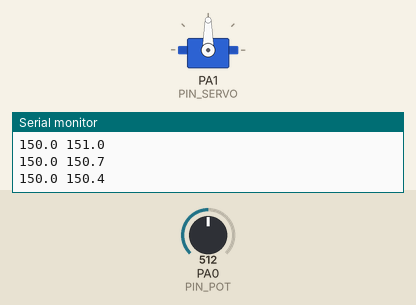
This sketch was run on a simulated STM32 Blue Pill. On the bench: servo, the last lines printed to the serial monitor. The test bench sets the inputs (shaded band); at power-on: PA0 (PIN_POT) = 512 (analog values on the 0–1023 scale).

Above: at 1.2 s.
1.3 s: PA0 (PIN_POT) set to 716
At 3.7 s:
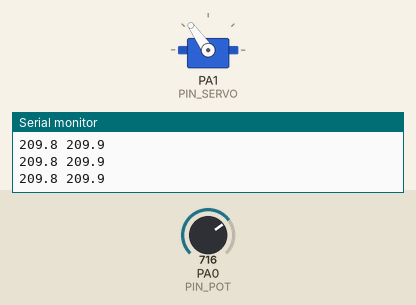
4.3 s: PA0 (PIN_POT) set to 1023
At 6.5 s:
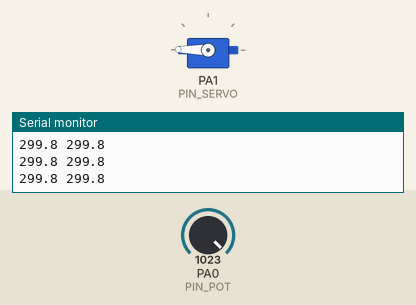
6.9 s: PA0 (PIN_POT) set to 900
At 8.7 s:
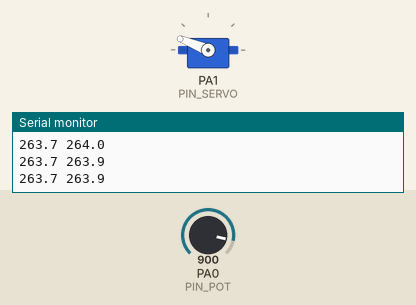
9.9 s: PA0 (PIN_POT) set to 511
12.9 s: PA0 (PIN_POT) set to 306
At 15.6 s:
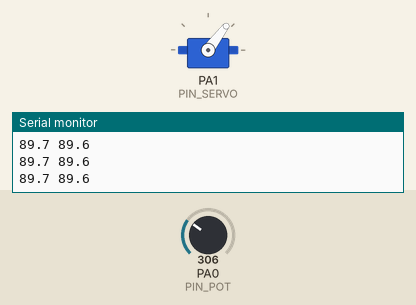
15.9 s: PA0 (PIN_POT) set to 170
Timing chart, 0 to 19.2 s (numbered marks = the images above; inputs shaded):
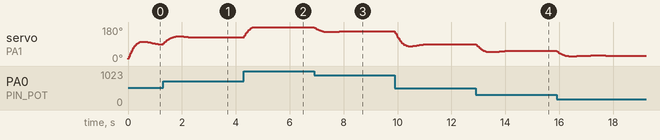

The sketch:

sketch.ino
```cpp
/*
 * Real-Time Motor Control - LIVE closed-loop speed control demo (Wokwi)
 * Board: STM32 Blue Pill  (STM32F103C8, ARM Cortex-M3)
 *
 * - Turn the POTENTIOMETER  -> sets the target speed (0..300 rad/s)
 * - Watch the SERVO needle  -> live "speedometer" tracking the motor
 * - Open Serial Plotter     -> setpoint vs. measured speed, live
 *
 * Baud: 115200.  If the plot is blank, change Serial -> Serial1 below.
 */

#include <Servo.h>
#include <math.h>

// ---- pins ----
const int PIN_POT   = PA0;
const int PIN_SERVO = PA1;

// ---- motor parameters (SI) ----
const float R   = 1.0f;        // armature resistance   [Ohm]
const float L   = 5.0e-4f;    // armature inductance   [H]
const float Kt  = 0.023f;     // torque constant       [N.m/A]
const float Ke  = 0.023f;     // back-EMF constant     [V.s/rad]
const float J   = 1.0e-5f;    // rotor inertia         [kg.m^2]
const float Bv  = 1.0e-4f;    // viscous friction      [N.m.s/rad]
const float VS  = 24.0f;      // supply voltage        [V]

// ---- simulation step sizes ----
const float PLANT_DT = 1.0e-5f;   // RK4 micro-step  [s]
const int   CTRL_DIV = 100;        // micro-steps per control tick
const float CTRL_DT  = 1.0e-3f;   // control period  [s]

// ---- PID gains ----
const float KP = 0.08f;
const float KI = 6.0f;
const float KD = 0.0008f;

// ---- plant state ----
float m_i = 0.0f;   // armature current  [A]
float m_w = 0.0f;   // angular velocity  [rad/s]

// ---- PID state ----
float integ     = 0.0f;
float prev_meas = 0.0f;

Servo needle;

// DC-motor ODE derivatives
static void deriv(float i, float w, float v,
                  float *di_out, float *dw_out) {
  *di_out = (v - R * i - Ke * w) / L;
  *dw_out = (Kt * i - Bv * w) / J;
}

// RK4 plant integrator (one step)
static void plantStep(float v, float dt) {
  float k1i, k1w, k2i, k2w, k3i, k3w, k4i, k4w;
  if (v >  VS) v =  VS;
  if (v < -VS) v = -VS;

  deriv(m_i,                  m_w,                  v, &k1i, &k1w);
  deriv(m_i+0.5f*dt*k1i,     m_w+0.5f*dt*k1w,     v, &k2i, &k2w);
  deriv(m_i+0.5f*dt*k2i,     m_w+0.5f*dt*k2w,     v, &k3i, &k3w);
  deriv(m_i+dt*k3i,           m_w+dt*k3w,           v, &k4i, &k4w);

  m_i += (dt/6.0f)*(k1i+2.0f*k2i+2.0f*k3i+k4i);
  m_w += (dt/6.0f)*(k1w+2.0f*k2w+2.0f*k3w+k4w);

  if (!isfinite(m_i)) m_i = 0.0f;
  if (!isfinite(m_w)) m_w = 0.0f;
}

// PID: derivative-on-measurement + clamping anti-windup
static float pidUpdate(float sp, float meas) {
  float err  = sp - meas;
  integ     += KI * err * CTRL_DT;
  float d    = -KD * (meas - prev_meas) / CTRL_DT;
  prev_meas  = meas;

  float out = KP * err + integ + d;
  if (out >  VS) { integ -= (out - VS); out =  VS; }
  if (out < -VS) { integ -= (out + VS); out = -VS; }
  return out;
}

void setup() {
  Serial.begin(115200);
  analogReadResolution(12);
  needle.attach(PIN_SERVO);
  needle.write(0);
}

void loop() {
  float setpoint = (analogRead(PIN_POT) / 4095.0f) * 300.0f;

  float v_cmd = pidUpdate(setpoint, m_w);
  for (int s = 0; s < CTRL_DIV; ++s)
    plantStep(v_cmd, PLANT_DT);

  // Serial Plotter: two space-separated values
  Serial.print(setpoint, 1);
  Serial.print(' ');
  Serial.println(m_w, 1);

  // Servo needle: 0..300 rad/s -> 0..180 deg
  int ang = (int)(m_w / 300.0f * 180.0f);
  if (ang < 0)   ang = 0;
  if (ang > 180) ang = 180;
  needle.write(ang);

  delay(15);
}
```

Measured:
- after the input at 4.3 s, servo on PA1 (PIN_SERVO): rises from 125° to 180° in 0.32 s, then falls to 179° in 0.87 s
- by itself, servo on PA1 (PIN_SERVO): rises from 89° to 131° in 0.55 s, then falls to 125° in 0.65 s
